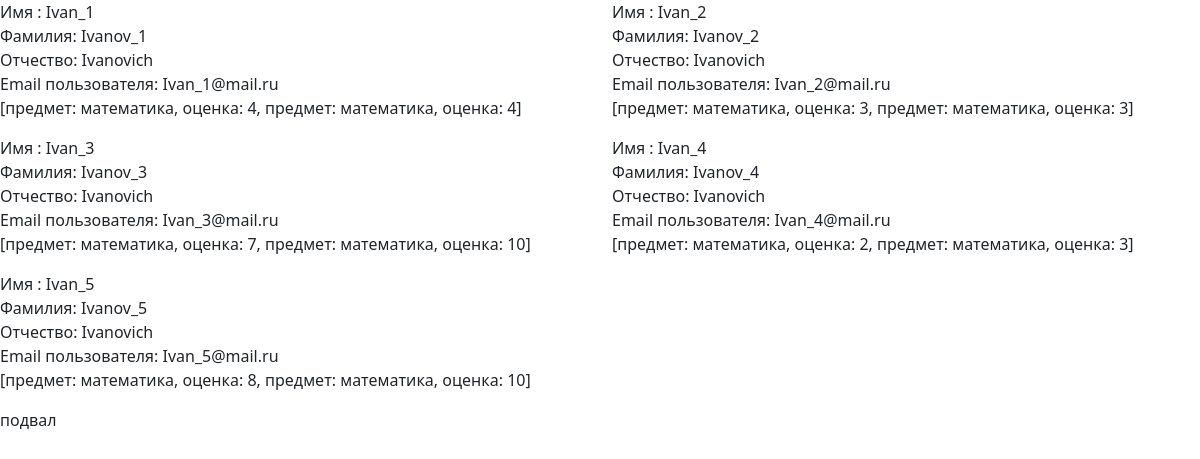
The page /students/ on the database its author committed.
### models_01.py (models this page shows)
class Students(db.Model):
    id = db.Column(db.Integer, primary_key=True, autoincrement=True)
    name = db.Column(db.String(80), unique=False, nullable=True)
    second_name = db.Column(db.String(120), unique=False, nullable=True)
    third_name = db.Column(db.String(120), unique=False, nullable=True)
    email = db.Column(db.String(120), unique=True, nullable=True)
    age = db.Column(db.Integer, unique=False, nullable=True)
    gender = db.Column(db.String(10), unique=False, nullable=True)
    group = db.Column(db.String(10), unique=False, nullable=True)
    facultie_id = db.Column(db.Integer, db.ForeignKey('facultie.id'))
    created_at = db.Column(db.DateTime, default=datetime.now)
    rates = db.relationship('Rate', backref=db.backref('st_id'), lazy=True)
    def __repr__(self):
        return f'Студент: ({self.second_name}, {self.name}, {self.third_name}, {self.age}, {self.gender},' \
               f' {self.group},{self.email}, {self.facultie}, {self.rates})'

class Rate(db.Model):
    id = db.Column(db.Integer, primary_key=True, autoincrement=True)
    subject = db.Column(db.String(80), nullable=True)
    mark = db.Column(db.Integer, unique=False, nullable=True)
    student_id = db.Column(db.Integer, db.ForeignKey('students.id'), nullable=True)
    def __repr__(self):
        return f'предмет: {self.subject}, оценка: {self.mark}'

### task_1.py (the view)
@app.route('/students/')
def all_students():
    students = Students.query.all()
    print(students)
    context = {'students': students}
    return render_template('students.html', **context)

### models_01.py (called while the page is built)
    def __repr__(self):
        return f'Факультет: {self.name}'

### templates/students.html (shortened to what this page needs)
{% extends 'base.html' %}
{% block content %}
<div class="row">
{% for student in students %}
<p class="col-12 col-md-6">Имя : {{
student.name }}<br>Фамилия: {{
student.second_name }}<br>Отчество: {{
student.third_name }}<br>
Email пользователя: {{ student.email }}<br>  {{
student.rates }}
    <br>
</p>
{% endfor %}
</div>
{% endblock %}

### templates/base.html (shortened to what this page needs)
<!doctype html>
<html lang="ru">
<head>
    <link rel="stylesheet" href="{{ url_for('static', filename='/css/bootstrap.min.css') }}">
</head>
<body>
{% block content %}{% endblock %}
<div h>
    <p>подвал</p>
</div>
</body>
</html>

### rows shown on the page
Students: name "Ivan_1", second_name "Ivanov_1", third_name "Ivanovich", email "Ivan_1@mail.ru", rates "[предмет: математика, оценка: 4, предмет: математика, оценка: 4]"
Students: name "Ivan_2", second_name "Ivanov_2", third_name "Ivanovich", email "Ivan_2@mail.ru", rates "[предмет: математика, оценка: 3, предмет: математика, оценка: 3]"
Students: name "Ivan_3", second_name "Ivanov_3", third_name "Ivanovich", email "Ivan_3@mail.ru", rates "[предмет: математика, оценка: 7, предмет: математика, оценка: 10]"
Students: name "Ivan_4", second_name "Ivanov_4", third_name "Ivanovich", email "Ivan_4@mail.ru", rates "[предмет: математика, оценка: 2, предмет: математика, оценка: 3]"
Students: name "Ivan_5", second_name "Ivanov_5", third_name "Ivanovich", email "Ivan_5@mail.ru", rates "[предмет: математика, оценка: 8, предмет: математика, оценка: 10]"
